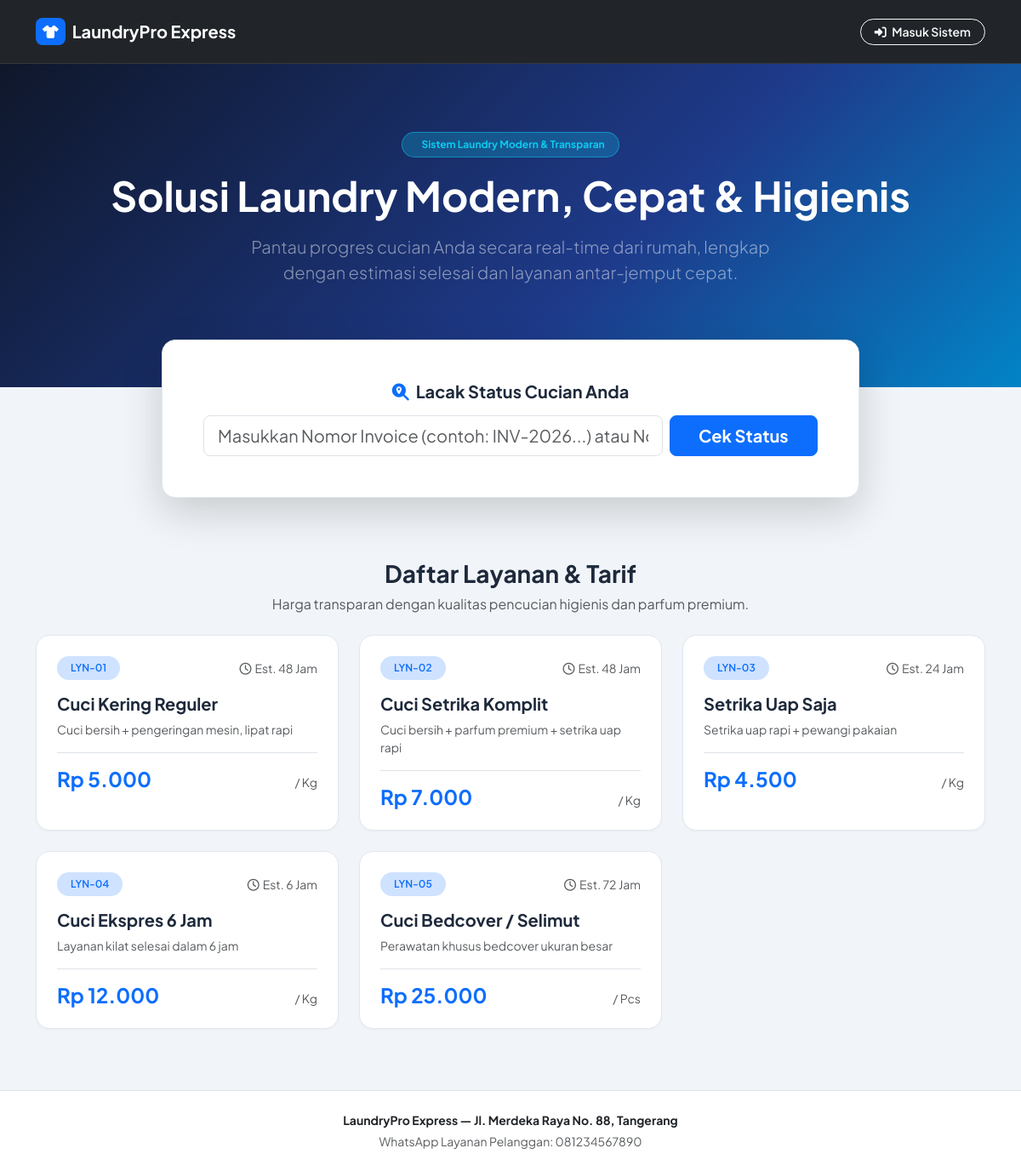
The page / on the database its author committed.
### tables this page shows
CREATE TABLE `pengaturan_toko` (
    `id` INT PRIMARY KEY DEFAULT 1,
    `nama_toko` VARCHAR(100) NOT NULL DEFAULT 'LaundryPro Express',
    `tagline` VARCHAR(150) NOT NULL DEFAULT 'Bersih, Wangi, Rapi & Tepat Waktu',
    `alamat_toko` TEXT NOT NULL,
    `no_wa_toko` VARCHAR(25) NOT NULL,
    `biaya_antar_default` DECIMAL(12,2) NOT NULL DEFAULT 10000,
    `catatan_struk` VARCHAR(255) NOT NULL DEFAULT 'Terima kasih telah mempercayakan pakaian Anda kepada kami.'
);

CREATE TABLE `layanan` (
    `id` INT AUTO_INCREMENT PRIMARY KEY,
    `kode_layanan` VARCHAR(20) NOT NULL UNIQUE,
    `nama_layanan` VARCHAR(100) NOT NULL,
    `satuan` ENUM('Kg', 'Pcs', 'Meter') NOT NULL DEFAULT 'Kg',
    `harga` DECIMAL(12,2) NOT NULL,
    `estimasi_jam` INT NOT NULL DEFAULT 48,
    `deskripsi` VARCHAR(255) NULL,
    `aktif` TINYINT(1) NOT NULL DEFAULT 1,
    `created_at` TIMESTAMP DEFAULT CURRENT_TIMESTAMP
);

### config/helpers.php (called while the page is built, shortened)
<?php
function e(?string $str): string {
    return htmlspecialchars($str ?? '', ENT_QUOTES, 'UTF-8');
}
function rupiah($angka): string {
    return 'Rp ' . number_format((float)$angka, 0, ',', '.');
}
function get_toko(PDO $pdo): array {
    $stmt = $pdo->query("SELECT * FROM pengaturan_toko WHERE id = 1");
    return $stmt->fetch() ?: [
        'nama_toko' => 'LaundryPro Express',
        'tagline' => 'Solusi Laundry Modern',
        'alamat_toko' => 'Jl. Merdeka No. 1',
        'no_wa_toko' => '081234567890',
        'biaya_antar_default' => 10000,
        'catatan_struk' => 'Terima kasih atas kepercayaan Anda.'
    ];
}

### index.php (the view, shortened to what this page needs)
<?php
require_once 'config/database.php';
require_once 'config/helpers.php';
$toko = get_toko($pdo);
$layananList = $pdo->query("SELECT * FROM layanan WHERE aktif = 1 ORDER BY id ASC")->fetchAll();
$kodeCari = trim($_GET['invoice'] ?? '');
?>
<!DOCTYPE html>
<html lang="id">
<head>
    <link href="https://cdn.jsdelivr.net/npm/bootstrap@5.3.3/dist/css/bootstrap.min.css" rel="stylesheet">
    <link rel="stylesheet" href="https://cdnjs.cloudflare.com/ajax/libs/font-awesome/6.5.1/css/all.min.css">
    <link rel="stylesheet" href="assets/css/app.css">
</head>
<body>
    <nav class="navbar navbar-expand-lg navbar-dark bg-dark py-3 border-bottom border-secondary border-opacity-25">
        <div class="container">
            <a class="navbar-brand fw-bold d-flex align-items-center gap-2" href="index.php">
                <span class="badge bg-primary p-2 rounded-3"><i class="fa-solid fa-shirt"></i></span>
                <span><?= e($toko['nama_toko']); ?></span>
            </a>
            <div class="d-flex gap-2">
                <?php if (isset($_SESSION['user_id'])): ?>
                    <a href="<?= $_SESSION['role'] === 'pelanggan' ? 'pelanggan_dashboard.php' : 'admin_dashboard.php'; ?>" class="btn btn-primary btn-sm fw-semibold px-3 rounded-pill">
                        <i class="fa-solid fa-gauge me-1"></i> Dashboard Saya
                    </a>
                <?php else: ?>
                    <a href="login.php" class="btn btn-outline-light btn-sm fw-semibold px-3 rounded-pill">
                        <i class="fa-solid fa-right-to-bracket me-1"></i> Masuk Sistem
                    </a>
                <?php endif; ?>
            </div>
        </div>
    </nav>
    <section class="hero-section text-center">
        <div class="container">
            <span class="badge bg-info bg-opacity-25 text-info border border-info border-opacity-50 px-3 py-2 rounded-pill mb-3">
                <i class="fa-solid fa-sparkles me-1"></i> Sistem Laundry Modern & Transparan
            </span>
            <h1 class="display-5 fw-bold mb-3"><?= e($toko['tagline']); ?></h1>
            <p class="lead text-white-50 mx-auto mb-4" style="max-width: 650px;">
                Pantau progres cucian Anda secara real-time dari rumah, lengkap dengan estimasi selesai dan layanan antar-jemput cepat.
            </p>
        </div>
    </section>
    <div class="container tracking-box mb-5">
        <div class="card-pro p-4 p-md-5 shadow-lg mx-auto" style="max-width: 820px;">
            <h5 class="fw-bold mb-3 text-center"><i class="fa-solid fa-magnifying-glass-location text-primary me-2"></i>Lacak Status Cucian Anda</h5>
            <form method="GET" action="index.php#tracking" id="tracking" class="row g-2">
                <div class="col-md-9">
                    <input type="text" class="form-control form-control-lg" name="invoice" value="<?= e($kodeCari); ?>" placeholder="Masukkan Nomor Invoice (contoh: INV-2026...) atau No HP Anda..." required>
                </div>
                <div class="col-md-3">
                    <button type="submit" class="btn btn-primary btn-lg w-100 fw-bold">Cek Status</button>
                </div>
            </form>
        </div>
    </div>
    <section class="container py-4 mb-5">
        <div class="text-center mb-4">
            <h3 class="fw-bold">Daftar Layanan & Tarif</h3>
            <p class="text-muted">Harga transparan dengan kualitas pencucian higienis dan parfum premium.</p>
        </div>
        <div class="row g-4">
            <?php foreach ($layananList as $l): ?>
                <div class="col-md-6 col-lg-4">
                    <div class="card-pro stat-card p-4 h-100">
                        <div class="d-flex justify-content-between align-items-center mb-3">
                            <span class="badge bg-primary-subtle text-primary px-3 py-2 rounded-pill fw-semibold"><?= e($l['kode_layanan']); ?></span>
                            <span class="text-muted small"><i class="fa-regular fa-clock me-1"></i>Est. <?= $l['estimasi_jam']; ?> Jam</span>
                        </div>
                        <h5 class="fw-bold mb-2"><?= e($l['nama_layanan']); ?></h5>
                        <p class="text-muted small mb-3"><?= e($l['deskripsi']); ?></p>
                        <div class="mt-auto pt-3 border-top d-flex justify-content-between align-items-baseline">
                            <h4 class="fw-bold text-primary mb-0"><?= rupiah($l['harga']); ?></h4>
                            <span class="text-muted small">/ <?= e($l['satuan']); ?></span>
                        </div>
                    </div>
                </div>
            <?php endforeach; ?>
        </div>
    </section>
    <footer class="bg-white border-top py-4 text-center text-muted small">
        <div class="container">
            <p class="mb-1 fw-bold text-dark"><?= e($toko['nama_toko']); ?> — <?= e($toko['alamat_toko']); ?></p>
            <p class="mb-0">WhatsApp Layanan Pelanggan: <?= e($toko['no_wa_toko']); ?></p>
        </div>
    </footer>
</body>
</html>

### assets/css/app.css (style rules this page uses)
:root { --lp-primary: #2563eb; --lp-primary-dark: #1d4ed8; --lp-accent: #0ea5e9; --lp-sidebar-bg: #0f172a; --lp-sidebar-hover: rgba(255, 255, 255, 0.08); --lp-body-bg: #f1f5f9; --lp-card-border: #e2e8f0; --lp-sidebar-width: 265px; }
body { font-family: 'Plus Jakarta Sans', -apple-system, BlinkMacSystemFont, sans-serif; background-color: var(--lp-body-bg); color: #1e293b; overflow-x: hidden; }
.card-pro { background: #ffffff; border: 1px solid var(--lp-card-border); border-radius: 16px; box-shadow: 0 1px 3px rgba(15, 23, 42, 0.04); }
.stat-card { transition: transform 0.2s ease, box-shadow 0.2s ease; }

### index.php (style rules this page uses)
.hero-section { background: linear-gradient(135deg, #0f172a 0%, #1e3a8a 60%, #0284c7 100%); color: #fff; padding: 5rem 0 6rem; }
.tracking-box { margin-top: -3.5rem; position: relative; z-index: 10; }

### rows shown on the page
pengaturan_toko: nama_toko "LaundryPro Express", tagline "Solusi Laundry Modern, Cepat & Higienis", alamat_toko "Jl. Merdeka Raya No. 88, Tangerang", no_wa_toko "081234567890"
layanan: kode_layanan "LYN-01", estimasi_jam "48", nama_layanan "Cuci Kering Reguler", deskripsi "Cuci bersih + pengeringan mesin, lipat rapi", harga "Rp 5.000", satuan "Kg"
layanan: kode_layanan "LYN-02", estimasi_jam "48", nama_layanan "Cuci Setrika Komplit", deskripsi "Cuci bersih + parfum premium + setrika uap rapi", harga "Rp 7.000", satuan "Kg"
layanan: kode_layanan "LYN-03", estimasi_jam "24", nama_layanan "Setrika Uap Saja", deskripsi "Setrika uap rapi + pewangi pakaian", harga "Rp 4.500", satuan "Kg"
layanan: kode_layanan "LYN-04", estimasi_jam "6", nama_layanan "Cuci Ekspres 6 Jam", deskripsi "Layanan kilat selesai dalam 6 jam", harga "Rp 12.000", satuan "Kg"
layanan: kode_layanan "LYN-05", estimasi_jam "72", nama_layanan "Cuci Bedcover / Selimut", deskripsi "Perawatan khusus bedcover ukuran besar", harga "Rp 25.000", satuan "Pcs"
